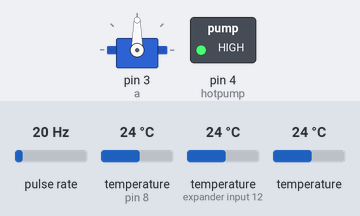
The sketch below on a simulated Arduino Uno, built for the host (arithmetic inside an expression is 32-bit, double 64-bit). Shown: servo, switched loads named in the sketch (green lamp = pin HIGH). Wiring (inferred from the names in the program): pulse sensor: data pin 2. The test bench sets the inputs (shaded band); at power-on: pulse rate 20 Hz, temperature (sensors on pin 8, expander input 12) 24 °C, temperature 24 °C. An integer division by zero does not stop the program and gives all ones (-1); what the sketch prints to the serial monitor is not drawn.

Above: at 0.1 s.
At 2.0 s:
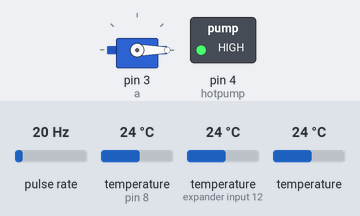
Timing chart, 0 to 3.5 s (numbered marks = the images above):
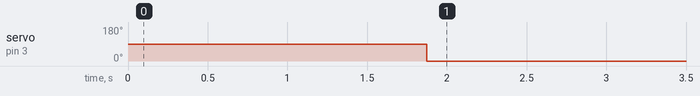

The sketch:

Heat_exchanger_Kalibrasi.ino
```cpp
#include <OneWire.h>
#include <Servo.h>
#include <DallasTemperature.h>
#define ONE_WIRE_BUS 8

Servo a; //class servo
OneWire oneWire(ONE_WIRE_BUS); //class temperature sensor

// DEKLARASI TEMPERATURE SENSOR
DallasTemperature sensors(&oneWire);
DeviceAddress sensor1 = { 0x28, 0x90, 0x98, 0x07, 0xD6, 0x01, 0x3C, 0xB1 };
DeviceAddress sensor2 = { 0x28, 0x1E, 0x80, 0x07, 0xD6, 0x01, 0x3C, 0x0A };
DeviceAddress sensor3 = { 0x28, 0x04, 0x3A, 0x07, 0xD6, 0x01, 0x3C, 0x6C };
// DEKLARASI TEMPERATURE SENSOR

// DEKLARASI FLOW
float flowRate = 0.0;
float calibrationFactor = 7.5;
volatile byte pulseCount =0;
unsigned int flowMilliLitres =0;
unsigned long totalMilliLitres = 0;
unsigned long oldTime = 0;
int sensorInterrupt = 0;  // interrupt 0
int sensorPin       = 2;  // Digital Pin 2 flow sensor
// DEKLARASI FLOW

// DEKLARASI TEMP
int   temp_read1,
      temp_read2,
      temp_read3;
// DEKLARASI TEMP

// DEKLARASI MAP CASCADE
int mapTemp2Flow,
    flowError;
// DEKLARASI MAP CASCADE

/*PID FLOW*/
int flow_read = 0.0;
int F_PID_error = 0;
int F_previous_error = 0;
int F_elapsedTime, F_Time, F_timePrev;
int F_PID_value = 0;

int F_PID_p = 0;    int F_PID_i = 0;    int F_PID_d = 0;

int SP_flow = 20; //SET POINT FLOW RATE
int F_degree = 0;
int F_SP_Kp = 450;
int F_SP_Ki = F_SP_Kp/100;
int F_SP_Kd = 1000;
int degreemapVariable;
/*PID FLOW*/

/*_____ON-OFF_____*/
int set_temp_H = 80;
const int hotpump  = 4;
const int coldpump = 5;
const int heatexchangepump = 6;
const int heater = 7;
/*_____ON-OFF_____*/

void setup()
{

  Serial.begin(9600);
  sensors.begin();
  a.attach(3); // OUTPUT PID SERVO VALVE
  pinMode(sensorPin, INPUT);
  pinMode(hotpump, OUTPUT);
  digitalWrite(sensorPin, HIGH);
  attachInterrupt(sensorInterrupt, pulseCounter, FALLING);
}

void loop()
{
  digitalWrite(hotpump, HIGH);
  dataTemp();
  if((millis() - oldTime) >= 1000)
  {
    detachInterrupt(sensorInterrupt);
    flowRate = ((1000.0 / (millis() - oldTime)) * pulseCount) / calibrationFactor;
    oldTime = millis();
    flowMilliLitres = (flowRate / 60) * 1000;
    totalMilliLitres += flowMilliLitres;

    temp_read1 =  sensors.getTempC(sensor1);
    Serial.println("TEMP_1: " + String(temp_read1));

    // flow rate liter / menit
    Serial.print("Flow rate: ");
    Serial.print(flowRate, DEC);  // Print the integer part of the variable
    Serial.print("");
    Serial.print(" mL/Minute");
    Serial.print("\t");

    // flowmili liter / second
    Serial.print("Flow mili: ");
    Serial.print(flowMilliLitres, DEC);  // Print the integer part of the variable
    Serial.print("");
    Serial.print(" mL/Second");
    Serial.print("\t");

    // akumulasi total mili
    Serial.print("TOTAL VOLUME: ");
    Serial.print(totalMilliLitres,DEC);
    Serial.println(" mL");
    Serial.print("\t");

    // Reset the pulse counter so we can start incrementing again
    pulseCount = 0;
    //totalMilliLitres =0;
    attachInterrupt(sensorInterrupt, pulseCounter, FALLING);
  }

  //MONITOR
  temp_read2 =  sensors.getTempC(sensor2);
  temp_read3 =  sensors.getTempC(sensor3);
    Serial.println("TEMP_2: " + String(temp_read2) + " | TEMP_3: " + String(temp_read3));
    Serial.println("");
  //MONITOR

  //__________________PID FLOW
  F_PID_error = SP_flow - flowRate;
  F_PID_p = 0.01*F_SP_Kp * F_PID_error;
  F_PID_i = 0.01*F_PID_i + (F_SP_Ki * F_PID_error);
  F_Time = millis();
  if((F_Time- F_timePrev) >= 1000){
  F_timePrev = F_Time;
  F_elapsedTime = (F_Time - F_timePrev) / 1000;
  F_PID_d = 0.01*F_SP_Kd*((F_PID_error - F_previous_error)/F_elapsedTime);}
  F_PID_value = F_PID_p ;//+ F_PID_i + F_PID_d;

  //int b = map(F_PID_value,0,100,0,90);
  //a.write(90-b);
  a.write(0);
  //__________________PID FLOW

  //CASCADE TEMP to FLOW
  mapTemp2Flow = map(temp_read1,30,50,0,20);
  flowError = 20 - mapTemp2Flow;
  //CASCADE TEMP to FLOW

  //MONITOR
  Serial.println("mapTemp2Flow: " + String(mapTemp2Flow) + " | flowError: " + String(flowError));
  Serial.println("");
  //MONITOR

}

void pulseCounter()
{
  pulseCount++;
}

void printTemperature(DeviceAddress deviceAddress)
{
  float tempC = sensors.getTempC(deviceAddress);
  Serial.print(tempC);
  Serial.print((char)176);
  Serial.print("C  |  ");
  Serial.print(DallasTemperature::toFahrenheit(tempC));
  Serial.print((char)176);
  Serial.println("F");
}

void dataTemp()
{
  sensors.requestTemperatures();

//  Serial.print("Sensor 1: ");
  printTemperature(sensor1);

//  Serial.print("Sensor 2: ");
  printTemperature(sensor2);

//  Serial.print("Sensor 3: ");
  printTemperature(sensor3);

//  Serial.println();
  delay(1000);
}
```

Measured:
- by itself, servo on pin 3 (a): 90° → 0° at 1.9 s
